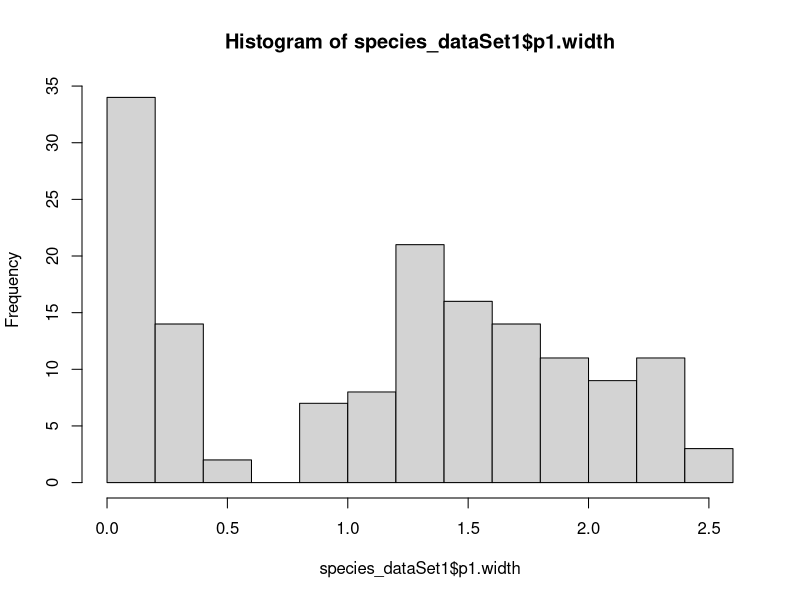
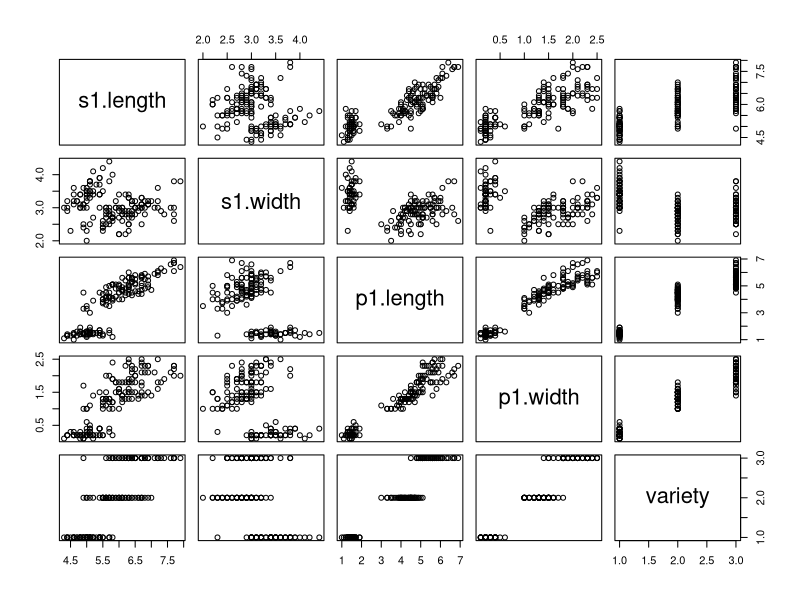
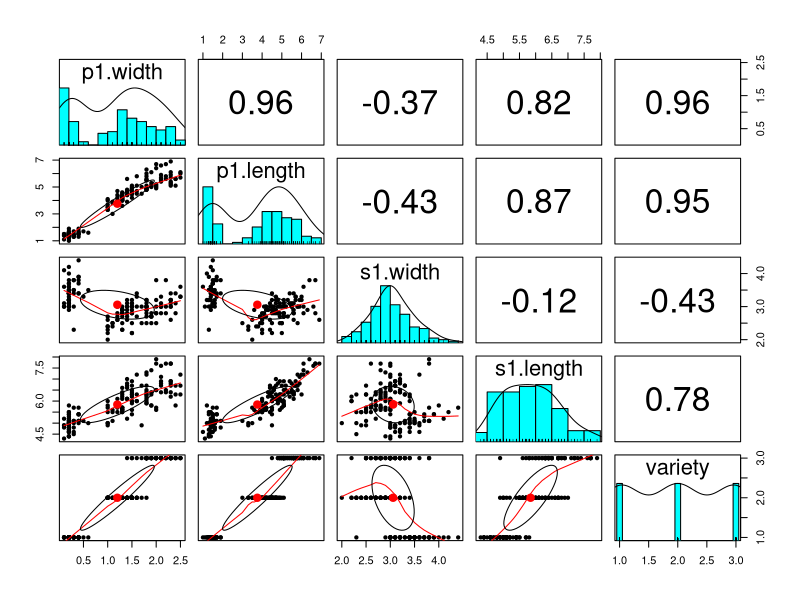

The R source for these figures, in order: (Note: this script raises an error after producing the figures.)
getwd()
#check working directory

#import csv file
species_dataSet1 <- read.csv("species.csv", stringsAsFactors = TRUE)

str(species_dataSet1)


install.packages("ggplot2")
install.packages("tidyverse")


summary(species_dataSet1$p1.width)


hist(species_dataSet1$p1.width)

table(species_dataSet1$p1.width)

table(species_dataSet1$variety)

cor(species_dataSet1[c("s1.length","s1.width","p1.length", "p1.width")])

pairs(species_dataSet1[c("s1.length","s1.width","p1.length", "p1.width", "variety")])

install.packages("psych")
library(psych)

pairs.panels(species_dataSet1[c("p1.width", "p1.length", "s1.width","s1.length", "variety")])

species_data_model <- lm(p1.width ~ . , data = species_dataSet1)

species_data_model

summary(species_data_model)

agg_tbl <- species_dataSet1 %>% group_by(variety) %>% 
  summarise(mean_width=mean(p1.width),
            .groups = 'drop')


#end of question 1




